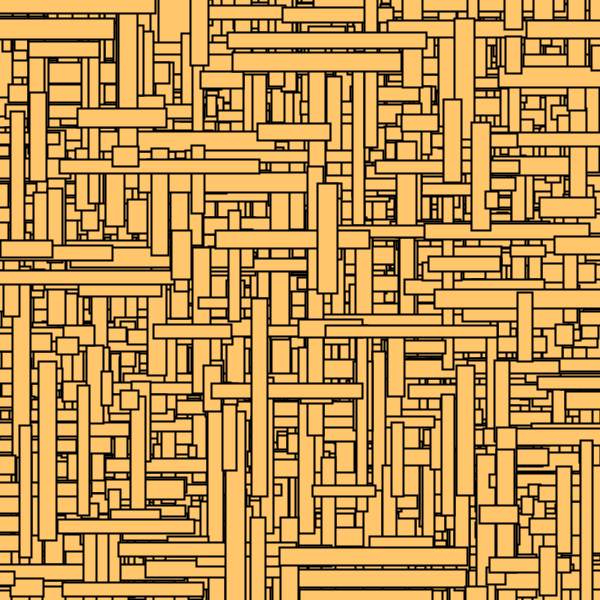
Frame 1 (no input)
Frame 60 (the mouse pressed at the canvas centre just before this capture): identical to frame 1, image omitted
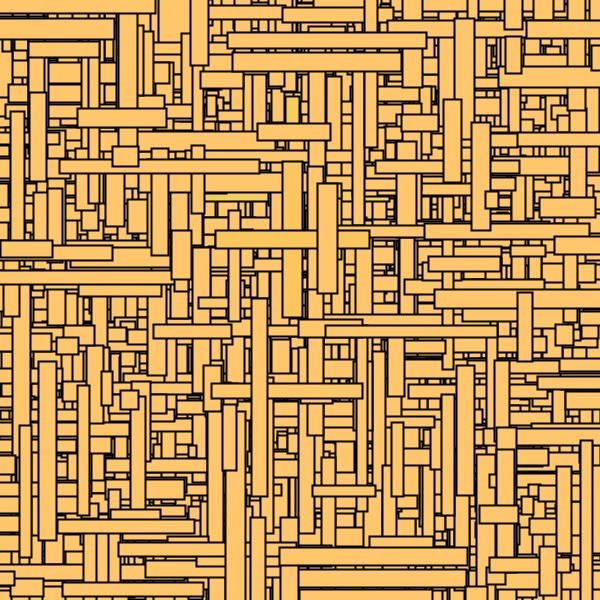
Frame 120 (the mouse held since frame 60 and released just before this capture)

The Processing sketch that drew these frames (run headless with seeded random() and noise(); from frame 60 on, the mouse is pressed at the canvas centre):

// Processing sketch: processing_112861
// ── processing_112861.pde

Bar [] bars = new Bar[1000];

void setup() {
  size(600, 600);
  smooth();
  rectMode(CENTER);

  for (int i = 0; i<bars.length; i++) {
    bars[i] = new Bar(0, i*2, random(20), random(20));
  }
}

void draw() {
  background(255, 198, 108);
  for (int i =0; i<bars.length; i++) {
    bars[i].rollover(mouseX, mouseY);
    bars[i].display();
  }
}

class Bar {

  float xpos;
  float ypos;
  float wideness;
  float longness;

  boolean vertical = false;
  boolean mouse;

  Bar(float xpos_, float ypos_, float wideness_, float longness_) {

    xpos = random(width);
    ypos = random(height);
    wideness = random(11, 21);
    longness = random(8, 200);

    if (random(1) <0.5) {
      vertical = true;
    }

    mouse= false;
  }

  void display() {
    stroke(0);
    strokeWeight(2);

    if (mouse) {
      fill (random(240, 255), random(180, 211), random(90, 120));
      //strokeWeight(random(8));
      rect(xpos, ypos, wideness + 2, longness + 2);
  
    } 
    else {
      fill (255, 198, 108);
    }

    if (vertical) {
      rect (xpos, ypos, wideness, longness);
    }
    else {
      rect(xpos, ypos, longness, wideness);
    }
  }
    void rollover(int mx, int my) {
      if (mx > xpos && mx < xpos + wideness && my > ypos && my < ypos + longness) {
        mouse = true;
      } 
      else {
        mouse = false;
      }
    }
  }
